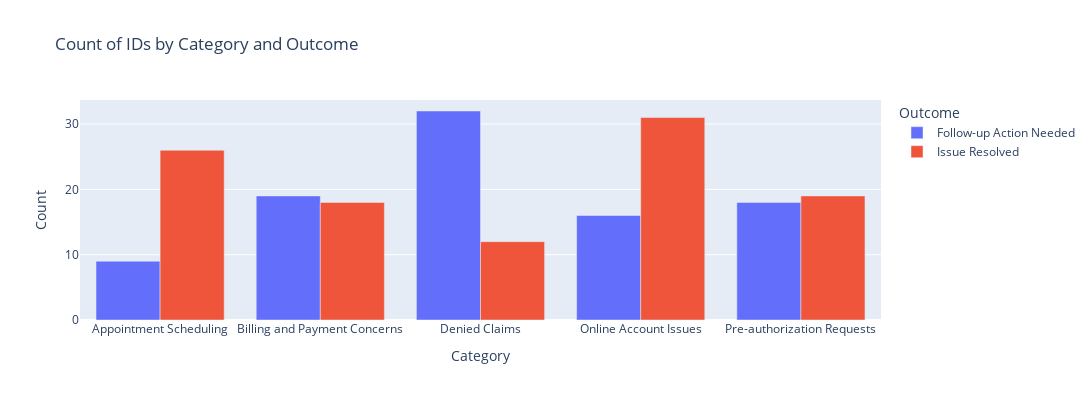

Here is the notebook cell this chart was saved with:
### Markdown cell above
# Question 3:

Use methods of your choice (e.g. exploratory data analysis, statistical methods, visualisations etc.)  to extract useful insights from the data.

### Code cell
grouped_data = transcript_data.groupby(["category", "outcome"])["id"].count().reset_index()

fig = px.bar(
    grouped_data,
    x='category',
    y='id',
    color='outcome',
    barmode='group',
    title='Count of IDs by Category and Outcome',
    labels={'id': 'Count', 'category': 'Category', 'outcome': 'Outcome'}
)

fig.update_layout(
    xaxis_tickangle=0,
    width=1200,
    height=400
)

fig.show()

### Figure 1 — Plotly figure (JSON) as saved in the notebook; plotly's stock layout.template omitted (floating-point values rounded to 4 significant figures)
{"data": [{"alignmentgroup": "True", "hovertemplate": "Outcome=Follow-up Action Needed<br>Category=%{x}<br>Count=%{y}<extra></extra>", "legendgroup": "Follow-up Action Needed", "marker": {"color": "#636efa", "pattern": {"shape": ""}}, "name": "Follow-up Action Needed", "offsetgroup": "Follow-up Action Needed", "orientation": "v", "showlegend": true, "textposition": "auto", "type": "bar", "x": ["Appointment Scheduling", "Billing and Payment Concerns", "Denied Claims", "Online Account Issues", "Pre-authorization Requests"], "xaxis": "x", "y": [9, 19, 32, 16, 18], "yaxis": "y"}, {"alignmentgroup": "True", "hovertemplate": "Outcome=Issue Resolved<br>Category=%{x}<br>Count=%{y}<extra></extra>", "legendgroup": "Issue Resolved", "marker": {"color": "#EF553B", "pattern": {"shape": ""}}, "name": "Issue Resolved", "offsetgroup": "Issue Resolved", "orientation": "v", "showlegend": true, "textposition": "auto", "type": "bar", "x": ["Appointment Scheduling", "Billing and Payment Concerns", "Denied Claims", "Online Account Issues", "Pre-authorization Requests"], "xaxis": "x", "y": [26, 18, 12, 31, 19], "yaxis": "y"}], "layout": {"barmode": "group", "height": 400, "legend": {"title": {"text": "Outcome"}, "tracegroupgap": 0}, "title": {"text": "Count of IDs by Category and Outcome"}, "width": 1200, "xaxis": {"anchor": "y", "autorange": true, "domain": [0, 1], "range": [-0.5, 4.5], "tickangle": 0, "title": {"text": "Category"}, "type": "category"}, "yaxis": {"anchor": "x", "autorange": true, "domain": [0, 1], "range": [0, 33.68], "title": {"text": "Count"}, "type": "linear"}}}
